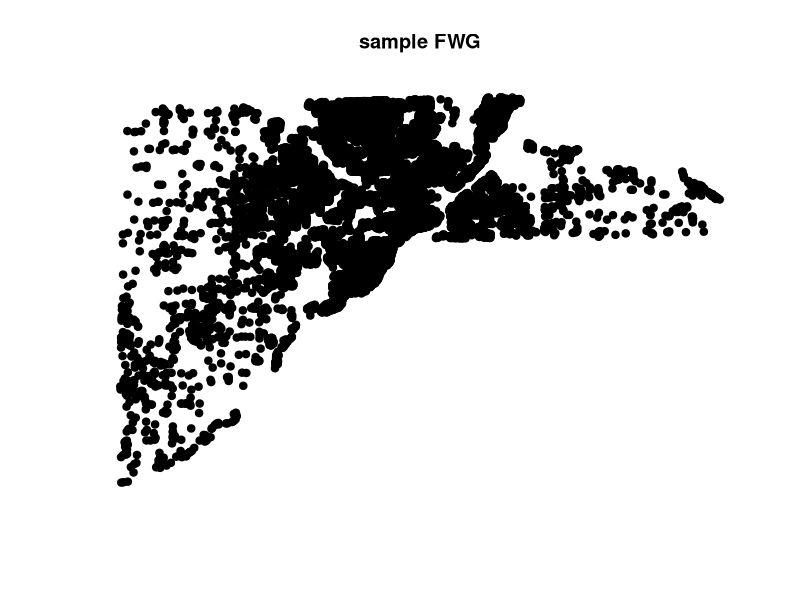
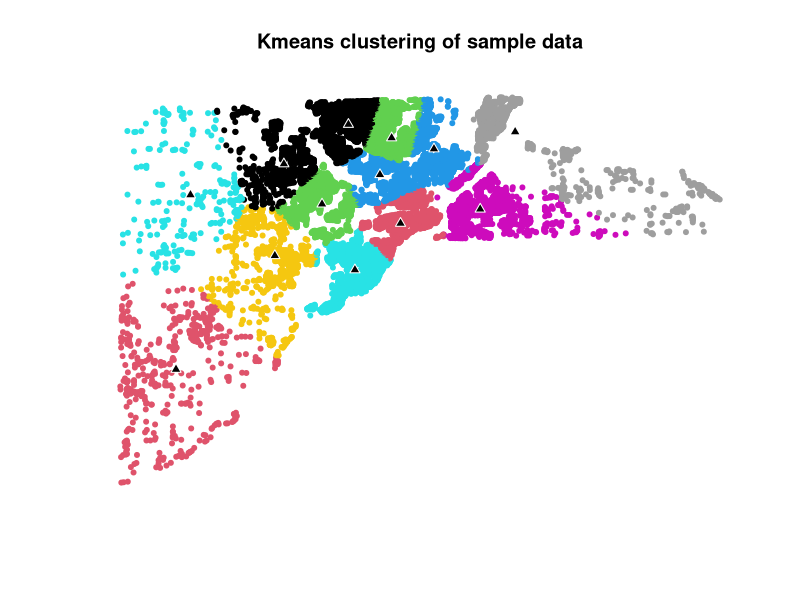
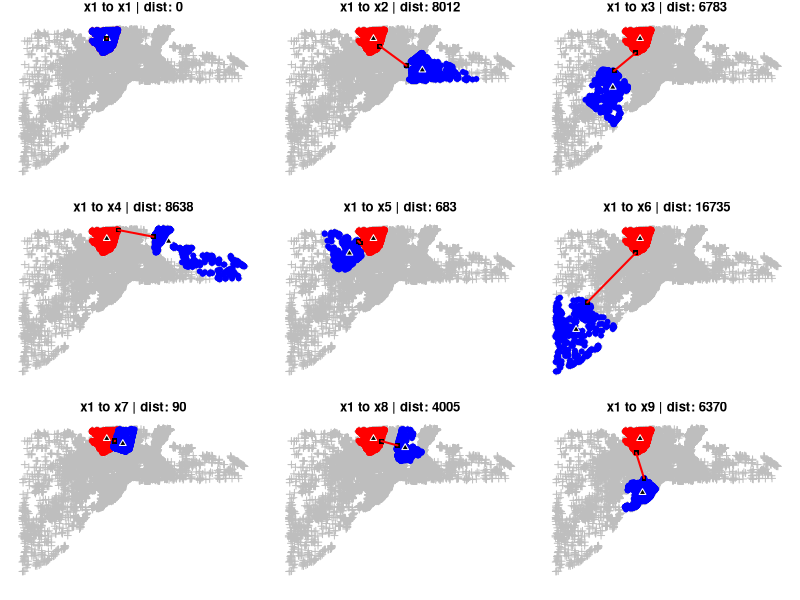
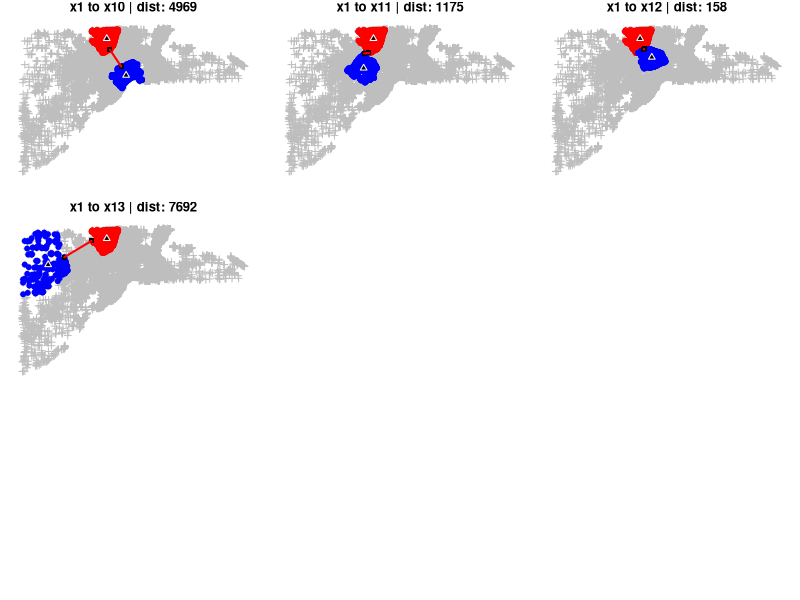
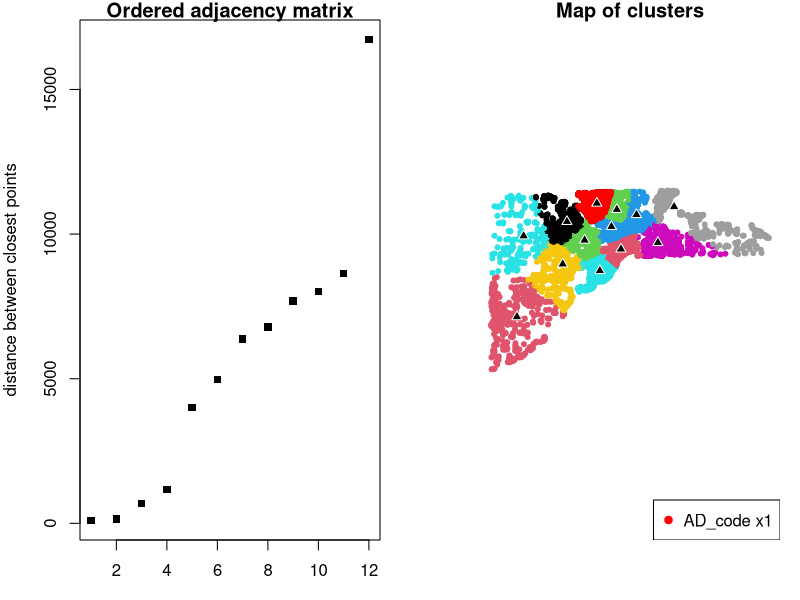
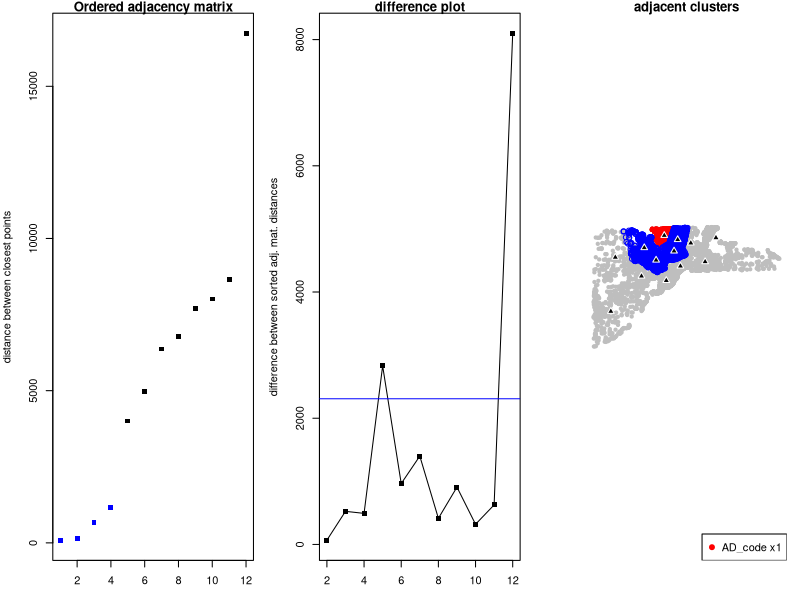

Write the R code that produced these figures, in order.
## ---- chunk 1
knitr::opts_chunk$set(echo = TRUE)
## ---- chunk 2

# for spatial data
library(sp)
library(raster)

# for sample data built into package
library(spData)


## ---- chunk 3

set.seed(666) # for random number generation


# Data on 25,357 single family homes sold in Lucas County, Ohio, 1993-1998
# we are pretending they are commercial businesses, not houses
data(house)

# create a "FW_dis" column using random numbers from 0:5
# this will simulate the "FW Geography" dataset
house$FW_dis <- runif(nrow(house), 0, 5)

house$idx <- 1:nrow(house)

# drop the built-in columns
house <- house[,which(names(house) %in% c("idx","FW_dis"))]



plot(house, pch = 19, col = "black", main = "sample FWG")


## ---- chunk 4

# FW_kmeans() performs kmeans clustering and calculates FW_gen & FW_dis for each cluster
# @param Bus_pnts - business points w/ assigned FW in the cluster
# @param AD_cap - the capacity of the ADs to be placed
# Returns a named list ("object" type I call a kmeans_result/km_res)
# [1] BUS - the business cluster (spdf)
# [2] AD - cluster centroids representing the AD (spdf), this section contains the data about the cluster
FW_kmeans <- function(Bus_pnts, AD_cap) {
    
    
    # calculate number of ADs needed
    # rounded up, the 1.0 means we are capturing 100% of FW
    cent <- ceiling((sum(Bus_pnts$FW_dis) * 1.0) / AD_cap)
    
    message(paste0(cent, " clusters"))
    
    # Convert to matrix
    mBUS <- as.matrix(Bus_pnts@coords)
    
    # kmeans from stats package
    kmcluster <- kmeans(mBUS, centers = cent, iter.max = 500, nstart = 1)
    
    # Create df to add coords to
    AD <- data.frame(AD_code = paste0("x",1:nrow(kmcluster$centers)))
    coordinates(AD) <- kmcluster$centers
    
    AD@proj4string <- Bus_pnts@proj4string
    
    AD$initial_K <- cent
    AD$AD_cap <- AD_cap
    
    # Add cluster group to each BUS point
    BUS <- "empty"
    BUS <- cbind(Bus_pnts, paste0("x",as.factor(kmcluster$cluster))) 
    colnames(BUS@data)[ncol(BUS@data)] <- c("AD_code")
    
    # calculate FW in each cluster
    AD$FW_gen <- sapply(AD$AD_code, function(x) sum(BUS$FW_gen[BUS$AD_code == x]))
    AD$FW_dis <- sapply(AD$AD_code, function(x) sum(BUS$FW_dis[BUS$AD_code == x]))
    
    ret <- list(AD, BUS)
    names(ret) <- c("AD", "BUS")
    
    
    return(ret)
} #close FW_kmeans()




set.seed(666) # repeatable

# get clusters using FW_kmeans function
## returns a named list containing FW points w/ assigned AD_code (BUS) 
## and their centroids/the AD with information about the cluster (AD)
km_house <- FW_kmeans(house, 5000)


# plot the result
plot(km_house$BUS, col = as.factor(km_house$BUS$AD_code), pch = 20, 
     main = "Kmeans clustering of sample data")
points(km_house$AD, pch = 24, col = "white", bg = "black")

## ---- chunk 5

# plots the closest pair of points from on AD (OG - original) to another (T - target)
# @param OG_code - Default "x1", the AD for for the OG AD (the one finding adjacency for)
# @param T_code - the AD_code for the Target AD.
# @param km_res - a kmeans result. A named list (AD = AD, BUS = BUS)
# returns plots of the closest points
plot_closest_points <- function(OG_code = "x1", T_code, km_res) {
    
    # pull out the BUS points from km_res
    OG_BUS <- km_res$BUS[km_res$BUS$AD_code == OG_code,]
    T_BUS <- km_res$BUS[km_res$BUS$AD_code == T_code,]
    
    # pull out the AD points from km_res
    OG_AD <- km_res$AD[km_res$AD$AD_code == OG_code,]
    T_AD <- km_res$AD[km_res$AD$AD_code == T_code,]
    
    # point distance from OG_BUS to to T_AD
    OG_BUS$pdist <- pointDistance(OG_BUS, T_AD, latlong = T)
    
    # pnt dist from T_BUS to OG_AD
    T_BUS$pdist <- pointDistance(T_BUS, OG_AD, latlong = T)
    
    # pnt distance between the two points closest to opposite AD
    # this is the distance reported in the adjacency matrix
    dist2points <- pointDistance(OG_BUS[OG_BUS$pdist == min(OG_BUS$pdist),],
                                    T_BUS[T_BUS$pdist == min(T_BUS$pdist),])
    
    
    l <- as(rbind(OG_BUS[OG_BUS$pdist == min(OG_BUS$pdist),],
                  T_BUS[T_BUS$pdist == min(T_BUS$pdist),]), "SpatialLines")
    # plot the result
    plot(km_res$BUS, col = "grey",
         main = paste0("x1 to ", T_code, " | dist: ", round(dist2points))) # all points
    points(OG_BUS, pch = 19, col = "red") 
    points(T_BUS, pch = 19, col = "blue")  
    points(OG_AD, pch = 24, col = "white", bg = "black") 
    points(T_AD, pch = 24, col = "white", bg = "black")  
    points(OG_BUS[OG_BUS$pdist == min(OG_BUS$pdist),], pch = 15, col = "black")
    points(T_BUS[T_BUS$pdist == min(T_BUS$pdist),],pch = 15, col = "black")
    plot(l, add = TRUE, lwd = 2, col = "red")
}

par(mfrow = c(3,3), mar = c(1,1,1,1))

# lapply over the AD codes to get distance of closest points from x1 to all other ADs
temp <- lapply(km_house$AD$AD_code, plot_closest_points, km_res = km_house, OG_code = "x1")
temp
## ---- chunk 6

# calculates the adjacency matrix row for a given AD_code
# @param AD_code - AD to get adjacents for
# @param kmean_res - the ADs and BUSs
# returns a vector, the ordered distance/adjacency matrix for a given AD
getDistMatRow <- function(AD_code, km_res) {
    
    # plots the closest pair of points from on AD (OG - original) to another (T - target)
    # @param OG_code - Default "x1", the AD for for the OG AD (the one finding adjacency for)
    # @param T_code - the AD_code for the Target AD.
    # @param km_res - a kmeans result. A named list (AD = AD, BUS = BUS)
    # returns - the distance between closest BUS points (numeric)
    simpleClosePoints <- function(OG_code, T_code, km_res) {
    
        # get ADs
        OG_AD <- km_res$AD[km_res$AD$AD_code == OG_code,]
        T_AD <- km_res$AD[km_res$AD$AD_code == T_code,]
        
        # get BUS
        OG_BUS <- km_res$BUS[km_res$BUS$AD_code == OG_code,]
        T_BUS <- km_res$BUS[km_res$BUS$AD_code == T_code,]
        
        # point distance from OG_BUS to to T_AD
        OG_BUS$pdist <- pointDistance(OG_BUS, T_AD, lonlat = FALSE)
        
        # pnt dist from T_BUS to OG_AD
        T_BUS$pdist <- pointDistance(T_BUS, OG_AD, lonlat = FALSE)
        
        # closest BUS point to the other AD
        p1 <- OG_BUS[OG_BUS$pdist == min(OG_BUS$pdist, na.rm = TRUE),]
        p <- T_BUS[T_BUS$pdist == min(T_BUS$pdist, na.rm = TRUE),]

        # pnt dist from two closest BUS points
        ret <- pointDistance(p1, p, lonlat = FALSE)
        
        # return the distance between the closest two points
        return(ret)
    } # close simpleClosePoints()
    
    # list of AD codes
    code_list <- as.character(km_res$AD$AD_code)
    
    
    # loop through list of AD codes,
    # find dist from closest BUS points to T_code (the code being updated for)
    # there will be a 0 in this vec. In a dist_mat, this 0 would be the diagonal
    dist_vec <- sapply(code_list, simpleClosePoints, T_code = AD_code, km_res = km_res)
    names(dist_vec) <- code_list
    return(dist_vec)
    
} # close getDistMatRow()

        
# get the sorted dist_mat row for the AD_code we need
sorted <- sort(getDistMatRow("x1", km_house), FALSE)

# remove the 0 from the dist_vec (its been sorted to the front).
# This is the diagonal on a distance matrix and is x1 to x1
sorted <- sorted[2:length(sorted)]

sorted
## ---- chunk 7

par(mfrow = c(1,2), mar = c(3,4,1,1))
    
plot(sorted, pch = 15, col = "black",
     ylab = "distance between closest points",
     main = "Ordered adjacency matrix")

plot(km_house$BUS, pch = 20, col = as.factor(km_house$BUS$AD_code), 
     main = "Map of clusters")
points(km_house$BUS[km_house$BUS$AD_code == "x1",], pch = 20, col = "red")
points(km_house$AD, pch = 24, col = "white", bg = "black")
legend("bottomright", pch = 19, col = "red", legend = c("AD_code x1"))



## ---- chunk 8

# make a df of the distance between each point of the sorted adjacency matrix
diff_df <- data.frame(diff = diff(sorted),
                      node = 2:length(sorted))

# find standard dev of these differences
sd_diff <- sd(diff_df$diff)

# get points above 90% of the standard deviation
diff_df$above_SD <- FALSE
diff_df$above_SD[diff_df$diff >= (sd_diff * 0.9)] <- TRUE

# get the index of the first point above standard dev line
# the points with distances below the cutoff point this will be the adjacents
# ex: cutoff = 7, then first 6 points (based on dist mat) will be adjacents - this is why we subtract one
cutoff <- min(diff_df$node[diff_df$above_SD == TRUE], na.rm = TRUE)
cutoff <- cutoff - 1

# get the AD_codes that will be adjacent
adj_ADs <- names(sorted[1:cutoff])

adj_ADs

## ---- chunk 9

# plot results
par(mfrow = c(1,3), mar = c(3,4,1,1))

## Left
plot(sorted, pch = 15, col = "black",
     ylab = "distance between closest points",
     main = "Ordered adjacency matrix")
points(sorted[1:4], pch = 15, col = "blue")

## middle
plot(diff_df$node, diff_df$diff, pch = 15, col = "black", 
     main = "difference plot", 
     ylab = "difference between sorted adj. mat. distances")
lines(diff_df$node, diff_df$diff)
abline(h = sd_diff, col = "blue")

## right
plot(km_house$BUS, pch = 20, col = "grey", 
     main = "adjacent clusters")
points(km_house$BUS[km_house$BUS$AD_code == "x1",], pch = 20, col = "red")
points(km_house$BUS[km_house$BUS$AD_code %in% adj_ADs,], col = "blue")
points(km_house$AD, pch = 24, col = "white", bg = "black")
legend("bottomright", pch = 19, col = "red", legend = c("AD_code x1"))
